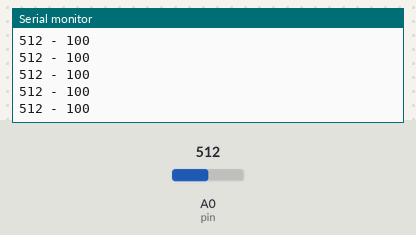
Bench run of a sketch on a simulated Arduino Uno, built with avr-gcc and run on an emulated ATmega328P. On the bench: the last lines printed to the serial monitor. The test bench sets the inputs (shaded band); at power-on: A0 (pin) = 512.

Above: at 1.2 s.
1.3 s: A0 (pin) set to 716
At 1.68 s:
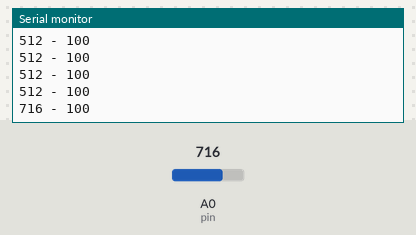
2.8 s: A0 (pin) set to 900
At 2.94 s:
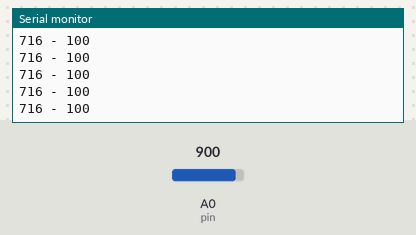
Timing chart, 0 to 5.8 s (numbered marks = the images above; inputs shaded):
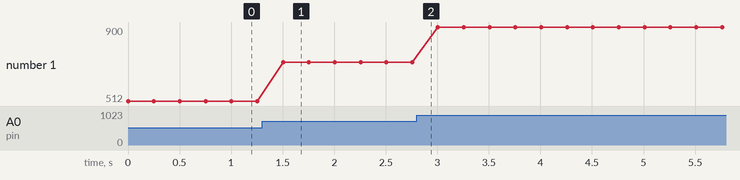

Measured:
- after the input at 1.3 s, the serial monitor: prints a new line after 0.20 s (image 1)
- plotted number 1: 512 → 716 after the input at 1.3 s, 716 → 900 after the input at 2.8 s

The sketch:

day01_CdS_to_Lookup.ino
```cpp
#define pin A0
int ADC_Data[20] = {3, 45, 75, 90, 109, 123, 135, 144, 157, 169, 178, 241, 281, 322, 346, 365, 393, 402, 409, 422};
int LUX_Data[20] = {0,  1,  2,  3,   4,   5,   6,   7,   8,   9,  10,  20,  30,  40,  50,  60,  70,  80,  90, 100};

void setup() {
  pinMode(0, INPUT);
  Serial.begin(115200);
}

void loop() {
  int CdS = analogRead(pin);
  int Lux = AdcLux(CdS);
  Serial.print(CdS);
  Serial.print(" - ");
  Serial.println(Lux);
  delay(250);
}

int AdcLux(int AdValue) {
  int LuxValue = 0;
  char k;

  for (k = 0; k < 20; k++) {
    if(AdValue < ADC_Data[k]) break;
  }

  if(k < 2) {
    LuxValue = 0;
  }
  else if (k < 11) {
    LuxValue = LUX_Data[k-1];
  }
  else if (k > 19) {
    LuxValue = 100;
  }
  else {
    LuxValue = LUX_Data[k-1] + (LUX_Data[k] - LUX_Data[k-1]) * (AdValue - ADC_Data[k-1]) / (ADC_Data[k] - ADC_Data[k-1]);
  }
  return LuxValue;
}
```
